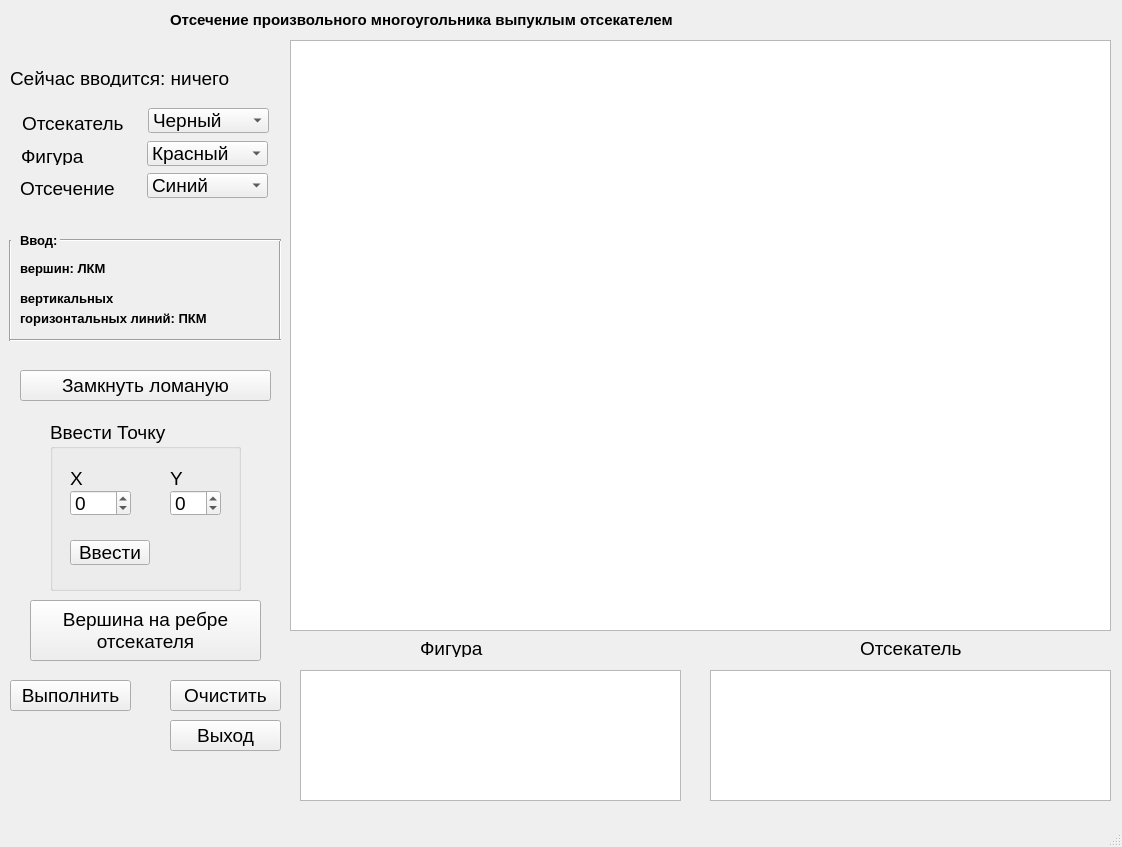
<?xml version="1.0" encoding="UTF-8"?>
<ui version="4.0">
 <class>MainWindow</class>
 <widget class="QMainWindow" name="MainWindow">
  <property name="geometry">
   <rect>
    <x>0</x>
    <y>0</y>
    <width>1122</width>
    <height>847</height>
   </rect>
  </property>
  <property name="windowTitle">
   <string>MainWindow</string>
  </property>
  <widget class="QWidget" name="centralwidget">
   <widget class="QLabel" name="label">
    <property name="geometry">
     <rect>
      <x>170</x>
      <y>10</y>
      <width>531</width>
      <height>20</height>
     </rect>
    </property>
    <property name="font">
     <font>
      <pointsize>11</pointsize>
      <weight>75</weight>
      <bold>true</bold>
     </font>
    </property>
    <property name="text">
     <string>Отсечение произвольного многоугольника выпуклым отсекателем</string>
    </property>
   </widget>
   <widget class="QLabel" name="label_9">
    <property name="geometry">
     <rect>
      <x>20</x>
      <y>230</y>
      <width>261</width>
      <height>21</height>
     </rect>
    </property>
    <property name="font">
     <font>
      <pointsize>10</pointsize>
      <weight>75</weight>
      <bold>true</bold>
     </font>
    </property>
    <property name="text">
     <string>Ввод:</string>
    </property>
   </widget>
   <widget class="Line" name="line_9">
    <property name="geometry">
     <rect>
      <x>0</x>
      <y>240</y>
      <width>20</width>
      <height>101</height>
     </rect>
    </property>
    <property name="orientation">
     <enum>Qt::Vertical</enum>
    </property>
   </widget>
   <widget class="Line" name="line_10">
    <property name="geometry">
     <rect>
      <x>270</x>
      <y>240</y>
      <width>20</width>
      <height>101</height>
     </rect>
    </property>
    <property name="orientation">
     <enum>Qt::Vertical</enum>
    </property>
   </widget>
   <widget class="Line" name="line_12">
    <property name="geometry">
     <rect>
      <x>60</x>
      <y>230</y>
      <width>221</width>
      <height>20</height>
     </rect>
    </property>
    <property name="orientation">
     <enum>Qt::Horizontal</enum>
    </property>
   </widget>
   <widget class="QLabel" name="label_12">
    <property name="geometry">
     <rect>
      <x>20</x>
      <y>290</y>
      <width>141</width>
      <height>16</height>
     </rect>
    </property>
    <property name="font">
     <font>
      <pointsize>10</pointsize>
      <weight>75</weight>
      <bold>true</bold>
     </font>
    </property>
    <property name="text">
     <string>вертикальных</string>
    </property>
   </widget>
   <widget class="QLabel" name="label_13">
    <property name="geometry">
     <rect>
      <x>20</x>
      <y>260</y>
      <width>141</width>
      <height>16</height>
     </rect>
    </property>
    <property name="font">
     <font>
      <pointsize>10</pointsize>
      <weight>75</weight>
      <bold>true</bold>
     </font>
    </property>
    <property name="text">
     <string>вершин: ЛКМ</string>
    </property>
   </widget>
   <widget class="QLabel" name="label_14">
    <property name="geometry">
     <rect>
      <x>20</x>
      <y>310</y>
      <width>201</width>
      <height>16</height>
     </rect>
    </property>
    <property name="font">
     <font>
      <pointsize>10</pointsize>
      <weight>75</weight>
      <bold>true</bold>
     </font>
    </property>
    <property name="text">
     <string>горизонтальных линий: ПКМ</string>
    </property>
   </widget>
   <widget class="Line" name="line_14">
    <property name="geometry">
     <rect>
      <x>10</x>
      <y>330</y>
      <width>271</width>
      <height>20</height>
     </rect>
    </property>
    <property name="orientation">
     <enum>Qt::Horizontal</enum>
    </property>
   </widget>
   <widget class="QGraphicsView" name="graphicsView">
    <property name="geometry">
     <rect>
      <x>290</x>
      <y>40</y>
      <width>821</width>
      <height>591</height>
     </rect>
    </property>
   </widget>
   <widget class="QPushButton" name="Clean">
    <property name="geometry">
     <rect>
      <x>170</x>
      <y>680</y>
      <width>111</width>
      <height>31</height>
     </rect>
    </property>
    <property name="font">
     <font>
      <pointsize>14</pointsize>
      <weight>50</weight>
      <bold>false</bold>
     </font>
    </property>
    <property name="text">
     <string>Очистить</string>
    </property>
   </widget>
   <widget class="QPushButton" name="DoTask">
    <property name="geometry">
     <rect>
      <x>10</x>
      <y>680</y>
      <width>121</width>
      <height>31</height>
     </rect>
    </property>
    <property name="font">
     <font>
      <pointsize>14</pointsize>
      <weight>50</weight>
      <bold>false</bold>
     </font>
    </property>
    <property name="text">
     <string>Выполнить</string>
    </property>
   </widget>
   <widget class="QPushButton" name="LockLine">
    <property name="geometry">
     <rect>
      <x>20</x>
      <y>370</y>
      <width>251</width>
      <height>31</height>
     </rect>
    </property>
    <property name="font">
     <font>
      <pointsize>14</pointsize>
      <weight>50</weight>
      <bold>false</bold>
     </font>
    </property>
    <property name="text">
     <string>Замкнуть ломаную</string>
    </property>
   </widget>
   <widget class="QComboBox" name="ChangeColorCutter">
    <property name="geometry">
     <rect>
      <x>148</x>
      <y>108</y>
      <width>121</width>
      <height>25</height>
     </rect>
    </property>
    <property name="font">
     <font>
      <pointsize>14</pointsize>
     </font>
    </property>
    <item>
     <property name="text">
      <string>Черный</string>
     </property>
    </item>
    <item>
     <property name="text">
      <string>Красный</string>
     </property>
    </item>
    <item>
     <property name="text">
      <string>Зеленый</string>
     </property>
    </item>
    <item>
     <property name="text">
      <string>Желтый</string>
     </property>
    </item>
    <item>
     <property name="text">
      <string>Синий</string>
     </property>
    </item>
    <item>
     <property name="text">
      <string/>
     </property>
    </item>
   </widget>
   <widget class="QLabel" name="label_2">
    <property name="geometry">
     <rect>
      <x>22</x>
      <y>115</y>
      <width>121</width>
      <height>17</height>
     </rect>
    </property>
    <property name="font">
     <font>
      <pointsize>14</pointsize>
     </font>
    </property>
    <property name="text">
     <string>Отсекатель</string>
    </property>
   </widget>
   <widget class="QComboBox" name="ChangeColorFig">
    <property name="geometry">
     <rect>
      <x>147</x>
      <y>141</y>
      <width>121</width>
      <height>25</height>
     </rect>
    </property>
    <property name="font">
     <font>
      <pointsize>14</pointsize>
     </font>
    </property>
    <item>
     <property name="text">
      <string>Красный</string>
     </property>
    </item>
    <item>
     <property name="text">
      <string>Черный</string>
     </property>
    </item>
    <item>
     <property name="text">
      <string>Зеленый</string>
     </property>
    </item>
    <item>
     <property name="text">
      <string>Желтый</string>
     </property>
    </item>
    <item>
     <property name="text">
      <string>Синий</string>
     </property>
    </item>
    <item>
     <property name="text">
      <string/>
     </property>
    </item>
   </widget>
   <widget class="QLabel" name="label_3">
    <property name="geometry">
     <rect>
      <x>21</x>
      <y>148</y>
      <width>121</width>
      <height>17</height>
     </rect>
    </property>
    <property name="font">
     <font>
      <pointsize>14</pointsize>
     </font>
    </property>
    <property name="text">
     <string>Фигура</string>
    </property>
   </widget>
   <widget class="QComboBox" name="ChangeColorTask">
    <property name="geometry">
     <rect>
      <x>147</x>
      <y>173</y>
      <width>121</width>
      <height>25</height>
     </rect>
    </property>
    <property name="font">
     <font>
      <pointsize>14</pointsize>
     </font>
    </property>
    <item>
     <property name="text">
      <string>Синий</string>
     </property>
    </item>
    <item>
     <property name="text">
      <string>Красный</string>
     </property>
    </item>
    <item>
     <property name="text">
      <string>Черный</string>
     </property>
    </item>
    <item>
     <property name="text">
      <string>Зеленый</string>
     </property>
    </item>
    <item>
     <property name="text">
      <string>Желтый</string>
     </property>
    </item>
    <item>
     <property name="text">
      <string/>
     </property>
    </item>
   </widget>
   <widget class="QLabel" name="label_4">
    <property name="geometry">
     <rect>
      <x>20</x>
      <y>180</y>
      <width>121</width>
      <height>17</height>
     </rect>
    </property>
    <property name="font">
     <font>
      <pointsize>14</pointsize>
     </font>
    </property>
    <property name="text">
     <string>Отсечение</string>
    </property>
   </widget>
   <widget class="QLabel" name="input_status">
    <property name="geometry">
     <rect>
      <x>10</x>
      <y>70</y>
      <width>281</width>
      <height>17</height>
     </rect>
    </property>
    <property name="font">
     <font>
      <pointsize>14</pointsize>
     </font>
    </property>
    <property name="text">
     <string>Сейчас вводится: ничего</string>
    </property>
   </widget>
   <widget class="QTableWidget" name="FigTable">
    <property name="geometry">
     <rect>
      <x>300</x>
      <y>670</y>
      <width>381</width>
      <height>131</height>
     </rect>
    </property>
    <property name="font">
     <font>
      <pointsize>10</pointsize>
     </font>
    </property>
   </widget>
   <widget class="QTableWidget" name="OtsekTable">
    <property name="geometry">
     <rect>
      <x>710</x>
      <y>670</y>
      <width>401</width>
      <height>131</height>
     </rect>
    </property>
    <property name="font">
     <font>
      <pointsize>10</pointsize>
     </font>
    </property>
   </widget>
   <widget class="QLabel" name="label_6">
    <property name="geometry">
     <rect>
      <x>420</x>
      <y>640</y>
      <width>121</width>
      <height>17</height>
     </rect>
    </property>
    <property name="font">
     <font>
      <pointsize>14</pointsize>
     </font>
    </property>
    <property name="text">
     <string>Фигура</string>
    </property>
   </widget>
   <widget class="QLabel" name="label_7">
    <property name="geometry">
     <rect>
      <x>860</x>
      <y>640</y>
      <width>121</width>
      <height>17</height>
     </rect>
    </property>
    <property name="font">
     <font>
      <pointsize>14</pointsize>
     </font>
    </property>
    <property name="text">
     <string>Отсекатель</string>
    </property>
   </widget>
   <widget class="QGroupBox" name="groupBox">
    <property name="geometry">
     <rect>
      <x>50</x>
      <y>420</y>
      <width>191</width>
      <height>171</height>
     </rect>
    </property>
    <property name="font">
     <font>
      <pointsize>14</pointsize>
     </font>
    </property>
    <property name="title">
     <string>Ввести Точку</string>
    </property>
    <widget class="QSpinBox" name="point_x_entry">
     <property name="geometry">
      <rect>
       <x>20</x>
       <y>70</y>
       <width>61</width>
       <height>26</height>
      </rect>
     </property>
     <property name="minimum">
      <number>-9999</number>
     </property>
     <property name="maximum">
      <number>9999</number>
     </property>
    </widget>
    <widget class="QSpinBox" name="point_y_entry">
     <property name="geometry">
      <rect>
       <x>120</x>
       <y>70</y>
       <width>51</width>
       <height>26</height>
      </rect>
     </property>
     <property name="minimum">
      <number>-9999</number>
     </property>
     <property name="maximum">
      <number>9999</number>
     </property>
    </widget>
    <widget class="QLabel" name="label_8">
     <property name="geometry">
      <rect>
       <x>20</x>
       <y>50</y>
       <width>51</width>
       <height>17</height>
      </rect>
     </property>
     <property name="font">
      <font>
       <pointsize>14</pointsize>
      </font>
     </property>
     <property name="text">
      <string>X</string>
     </property>
    </widget>
    <widget class="QLabel" name="label_10">
     <property name="geometry">
      <rect>
       <x>120</x>
       <y>50</y>
       <width>51</width>
       <height>17</height>
      </rect>
     </property>
     <property name="font">
      <font>
       <pointsize>14</pointsize>
      </font>
     </property>
     <property name="text">
      <string>Y</string>
     </property>
    </widget>
    <widget class="QPushButton" name="enter_button">
     <property name="geometry">
      <rect>
       <x>20</x>
       <y>120</y>
       <width>80</width>
       <height>25</height>
      </rect>
     </property>
     <property name="text">
      <string>Ввести</string>
     </property>
    </widget>
   </widget>
   <widget class="QPushButton" name="ExitButton">
    <property name="geometry">
     <rect>
      <x>170</x>
      <y>720</y>
      <width>111</width>
      <height>31</height>
     </rect>
    </property>
    <property name="font">
     <font>
      <pointsize>14</pointsize>
      <weight>50</weight>
      <bold>false</bold>
     </font>
    </property>
    <property name="text">
     <string>Выход</string>
    </property>
   </widget>
   <widget class="QPushButton" name="PointOnOtsek">
    <property name="geometry">
     <rect>
      <x>30</x>
      <y>600</y>
      <width>231</width>
      <height>61</height>
     </rect>
    </property>
    <property name="font">
     <font>
      <pointsize>14</pointsize>
     </font>
    </property>
    <property name="text">
     <string>Вершина на ребре
отсекателя</string>
    </property>
   </widget>
  </widget>
  <widget class="QMenuBar" name="menubar">
   <property name="geometry">
    <rect>
     <x>0</x>
     <y>0</y>
     <width>1122</width>
     <height>22</height>
    </rect>
   </property>
  </widget>
  <widget class="QStatusBar" name="statusbar"/>
 </widget>
 <resources/>
 <connections/>
</ui>
